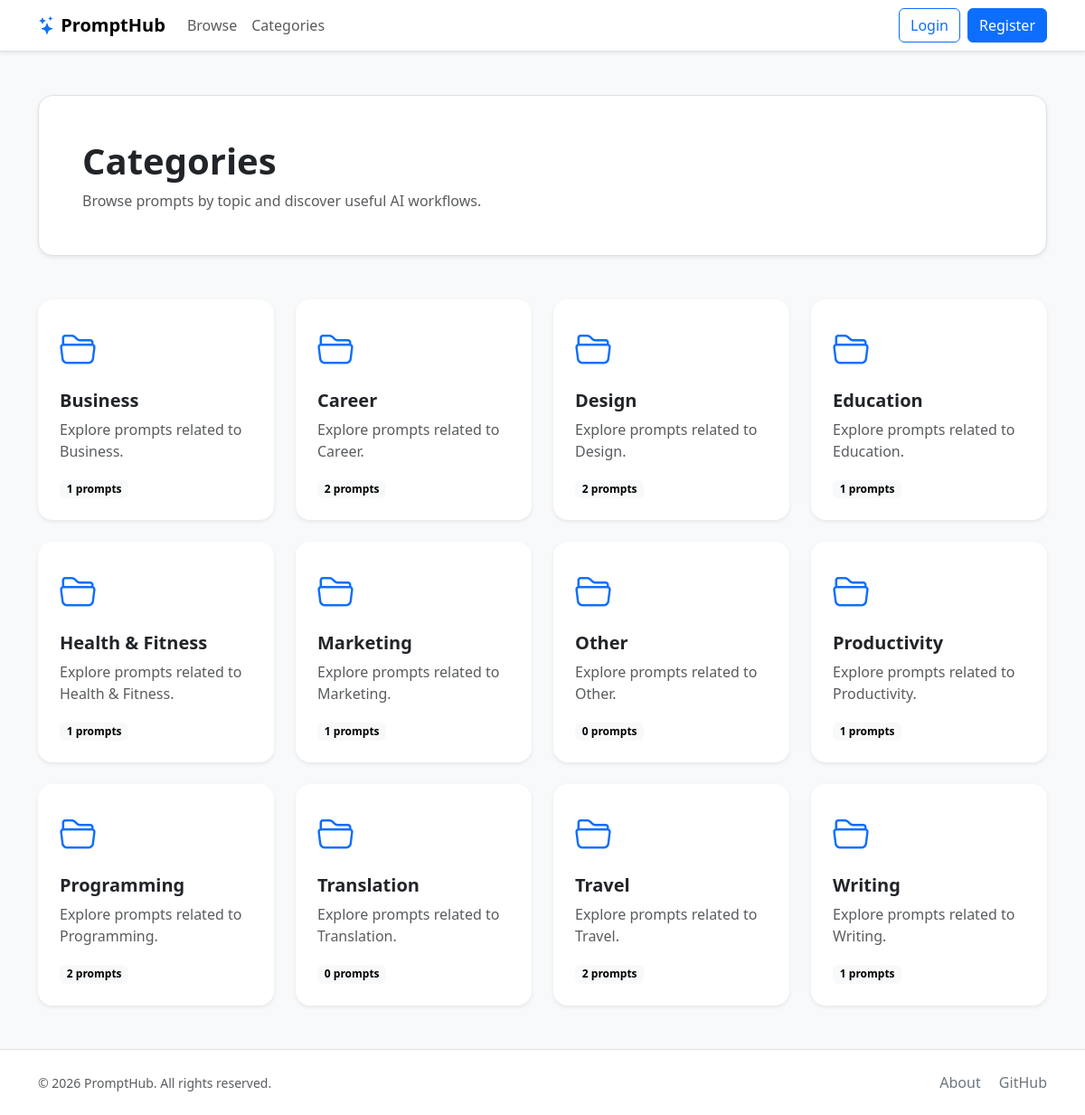
The page /categories on the database its author committed.
### prompts/models.py (models this page shows, shortened)
class Category(models.Model):
    name = models.CharField(max_length= 64)
    slug = models.SlugField(unique=True, blank=True)
    class Meta:
        ordering = ["name"]

### prompts/views.py (the view)
# urls.py: path('categories',views.categories, name="categories"),
@cache_page(CACHE_TIME)
def categories(request):
    categories = Category.objects.all()
    for category in categories:
        category.prompts_count = category.prompts.filter(
            visibility='public').count()
    return render(request, "prompts/categories.html", {
        "categories": categories,
    })

### prompts/templates/prompts/categories.html (shortened to what this page needs)
{% extends "prompts/layout.html" %}
{% block main %}
<section class="mb-5">
    <div class="bg-white border rounded-4 shadow-sm p-4 p-md-5">
        <h1 class="fw-bold mb-2">Categories</h1>
        <p class="text-muted mb-0">
            Browse prompts by topic and discover useful AI workflows.
        </p>
    </div>
</section>
<section>
    <div class="row g-4">
        {% for category in categories %}
        <div class="col-md-6 col-lg-4 col-xl-3">
            <a href="{% url 'category' category.slug %}" class="text-decoration-none text-dark">
                <div class="card h-100 border-0 shadow-sm rounded-4">
                    <div class="card-body p-4">
                        <div class="mb-3">
                            <i class="bi bi-folder2-open fs-1 text-primary"></i>
                        </div>
                        <h5 class="fw-bold mb-2">
                            {{ category.name }}
                        </h5>
                        <p class="text-muted mb-3">
                            Explore prompts related to {{ category.name }}.
                        </p>
                        <span class="badge text-bg-light">
                            {{ category.prompts_count }} prompts
                        </span>
                    </div>
                </div>
            </a>
        </div>
        {% endfor %}
    </div>
</section>
{% endblock %}

### prompts/templates/prompts/layout.html (shortened to what this page needs)
{% load static %}
<!doctype html>
<html lang="en">
    <head>
        <link href="https://cdn.jsdelivr.net/npm/bootstrap@5.3.8/dist/css/bootstrap.min.css" rel="stylesheet" />
        <link rel="stylesheet"
            href="https://cdn.jsdelivr.net/npm/bootstrap-icons@1.13.1/font/bootstrap-icons.min.css" />
        <link rel="stylesheet" href="{%  static 'prompts/styles.css' %}" />
    </head>
    <body class="bg-light d-flex flex-column min-vh-100">
        <nav class="navbar navbar-expand-lg bg-white border-bottom shadow-sm sticky-top ">
            <div class="container">
                <a class="navbar-brand fw-bold" href="/">
                    <i class="bi bi-stars text-primary"></i>
                    PromptHub
                </a>
                <div class="collapse navbar-collapse" id="navbar">
                    <ul class="navbar-nav me-auto mb-2 mb-lg-0">
                        <li class="nav-item">
                            <a class="nav-link" href="{% url 'browse' %}">Browse</a>
                        </li>
                        <li class="nav-item">
                            <a class="nav-link" href="{% url 'categories' %}">Categories</a>
                        </li>
                    </ul>
                    <div class="d-flex align-items-center gap-2">
                        {% if user.is_authenticated %}
                        <div class="dropdown">
                            <a class="btn btn-primary dropdown-toggle d-flex align-items-center gap-2" href="#"
                                data-bs-toggle="dropdown">
                                <i class="bi bi-person-circle"></i>
                                {{ user.username }}
                            </a>
                            <ul class="dropdown-menu dropdown-menu-sm-end ">
                                <li>
                                    <a class="dropdown-item" href="{% url 'dashboard' %}">
                                        <i class="bi bi-speedometer2"></i> Dashboard
                                    </a>
                                </li>
                                <li>
                                    <a class="dropdown-item" href="{% url 'user' user.username %}">
                                        <i class="bi bi-person me-2"></i> Profile
                                    </a>
                                </li>
                                <li>
                                    <hr class="dropdown-divider" />
                                </li>
                                <li>
                                    <a class="dropdown-item text-danger" href="{% url 'logout' %}">
                                        <i class="bi bi-box-arrow-right me-2"></i> Logout
                                    </a>
                                </li>
                            </ul>
                        </div>
                        {% else %}
                        <a href="{% url 'login' %}" class="btn btn-outline-primary">
                            Login
                        </a>
                        <a href="{% url 'register' %}" class="btn btn-primary">
                            Register
                        </a>
                        {% endif %}
                    </div>
                </div>
            </div>
        </nav>
        <main class="container py-5 flex-grow-1">
            {% block main %} {% endblock %}
        </main>
        <footer class="border-top bg-white py-4 mt-auto">
            <div class="container">
                <div class="row align-items-center">
                    <div class="col-md-6 text-center text-md-start">
                        <small class="text-muted">
                            &copy <span id="year"></span> PromptHub. All rights reserved.
                        </small>
                    </div>
                    <div class="col-md-6 text-center text-md-end">
                        <a href="{% url 'index' %}" class="text-decoration-none text-secondary me-3">
                            About
                        </a>
                        <a href="https://github.com/Loai-Radwan" target="_blank" class="text-decoration-none text-secondary"> GitHub </a>
                    </div>
                </div>
            </div>
        </footer>
    </body>
</html>

### prompts/static/prompts/styles.css (style rules this page uses)
a { text-decoration:none; }

### rows shown on the page
Category: name "Business", prompts_count "1"
Category: name "Career", prompts_count "2"
Category: name "Design", prompts_count "2"
Category: name "Education", prompts_count "1"
Category: name "Health & Fitness", prompts_count "1"
Category: name "Marketing", prompts_count "1"
Category: name "Other", prompts_count "0"
Category: name "Productivity", prompts_count "1"
Category: name "Programming", prompts_count "2"
Category: name "Translation", prompts_count "0"
Category: name "Travel", prompts_count "2"
Category: name "Writing", prompts_count "1"
